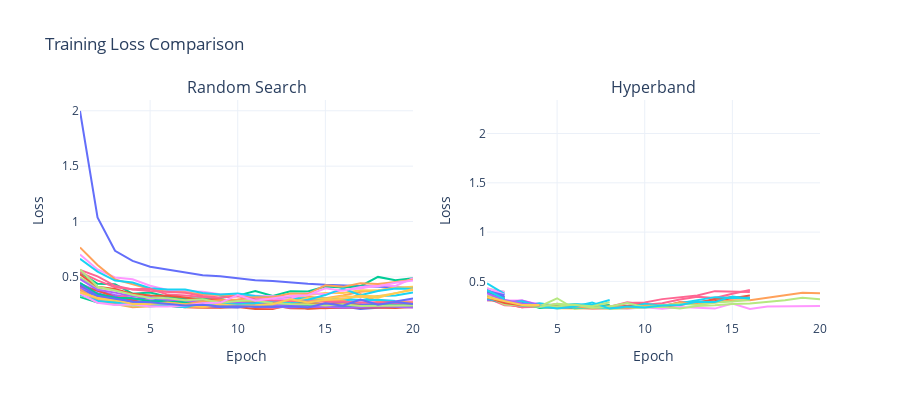

Here is the notebook cell this chart was saved with:
### Markdown cell above
<div style="display: flex; justify-content: space-between; align-items: center; width: 100%;">
    <span style="font-weight: bold; font-size: 20px;">#️ of Trials - Why does it differ so much?</span>
    <span style="text-align: right; font-size: 12px;">Lena Hammerer | Luisa Ibele | Hanna Steinwender</span>
</div>

- Hyperband algorithm focuses resources on promising configurations by combining random sampling and early elimination of poor configurations. More combinations can be tested with the same amount of resources (time).

### Code cell
e7_grouped = df_e7.groupby('config.epochs')
df7 = e7_grouped.get_group(20)

e6_grouped = df_e6.groupby('config.epochs')
df6 = e6_grouped.get_group(20)

fig = make_subplots(rows=1, cols=2, subplot_titles=["Random Search", "Hyperband"])

for trial in df7['trial_id'].unique().tolist():
    df = df7[df7['trial_id'] == trial]
    fig.add_trace(go.Scatter(x=df['training_iteration'], y=df['mean_val_loss'], mode='lines'), row=1, col=1)
fig.update_xaxes(title_text="Epoch", row=1, col=1)
fig.update_yaxes(title_text="Loss", row=1, col=1)

for trial in df6['trial_id'].unique().tolist():
    df = df6[df6['trial_id'] == trial]
    fig.add_trace(go.Scatter(x=df['training_iteration'], y=df['mean_val_loss'], mode='lines'), row=1, col=2)
fig.update_xaxes(title_text="Epoch", row=1, col=2)
fig.update_yaxes(title_text="Loss", row=1, col=2)

fig.update_layout(title_text="Training Loss Comparison", showlegend=False, width=900, height=400)

fig.show()

### Figure 1 — Plotly figure (JSON) as saved in the notebook; plotly's stock layout.template omitted (floating-point values rounded to 4 significant figures)
{"data": [{"mode": "lines", "type": "scatter", "x": [1, 2, 3, 4, 5, 6, 7, 8, 9, 10, 11, 12, 13, 14, 15, 16, 17, 18, 19, 20], "xaxis": "x", "y": [1.998, 1.037, 0.736, 0.6453, 0.5924, 0.5654, 0.5429, 0.5143, 0.5053, 0.4849, 0.47, 0.4642, 0.4485, 0.4378, 0.4284, 0.422, 0.4156, 0.4055, 0.4008, 0.3991], "yaxis": "y"}, {"mode": "lines", "type": "scatter", "x": [1, 2, 3, 4, 5, 6, 7, 8, 9, 10, 11, 12, 13, 14, 15, 16, 17, 18, 19, 20], "xaxis": "x", "y": [0.355, 0.3304, 0.2836, 0.2701, 0.2509, 0.2363, 0.2268, 0.2228, 0.2224, 0.2294, 0.2105, 0.2114, 0.2509, 0.2118, 0.2214, 0.2217, 0.2393, 0.2356, 0.2605, 0.2456], "yaxis": "y"}, {"mode": "lines", "type": "scatter", "x": [1, 2, 3, 4, 5, 6, 7, 8, 9, 10, 11, 12, 13, 14, 15, 16, 17, 18, 19, 20], "xaxis": "x", "y": [0.3199, 0.2689, 0.2796, 0.2539, 0.2475, 0.254, 0.2638, 0.2627, 0.3152, 0.3314, 0.3718, 0.3276, 0.3712, 0.3687, 0.4131, 0.4041, 0.4162, 0.5001, 0.4701, 0.4886], "yaxis": "y"}, {"mode": "lines", "type": "scatter", "x": [1, 2, 3, 4, 5, 6, 7, 8, 9, 10, 11, 12, 13, 14, 15, 16, 17, 18, 19, 20], "xaxis": "x", "y": [0.4389, 0.3732, 0.3363, 0.3069, 0.2895, 0.291, 0.2773, 0.2822, 0.2751, 0.2669, 0.2574, 0.2571, 0.2459, 0.2525, 0.2405, 0.2463, 0.2559, 0.2379, 0.2527, 0.2466], "yaxis": "y"}, {"mode": "lines", "type": "scatter", "x": [1, 2, 3, 4, 5, 6, 7, 8, 9, 10, 11, 12, 13, 14, 15, 16, 17, 18, 19, 20], "xaxis": "x", "y": [0.4022, 0.2851, 0.256, 0.2266, 0.2364, 0.2423, 0.2328, 0.2233, 0.2394, 0.2445, 0.2637, 0.2635, 0.281, 0.3215, 0.307, 0.3331, 0.3662, 0.3775, 0.4048, 0.3958], "yaxis": "y"}, {"mode": "lines", "type": "scatter", "x": [1, 2, 3, 4, 5, 6, 7, 8, 9, 10, 11, 12, 13, 14, 15, 16, 17, 18, 19, 20], "xaxis": "x", "y": [0.3574, 0.3238, 0.3151, 0.2515, 0.2355, 0.24, 0.2469, 0.253, 0.2333, 0.2488, 0.2606, 0.2524, 0.2566, 0.2966, 0.2923, 0.2937, 0.286, 0.3271, 0.332, 0.3587], "yaxis": "y"}, {"mode": "lines", "type": "scatter", "x": [1, 2, 3, 4, 5, 6, 7, 8, 9, 10, 11, 12, 13, 14, 15, 16, 17, 18, 19, 20], "xaxis": "x", "y": [0.4029, 0.3433, 0.3105, 0.3422, 0.2735, 0.2717, 0.2487, 0.2568, 0.2523, 0.247, 0.2293, 0.22, 0.2363, 0.2194, 0.2177, 0.2239, 0.2359, 0.2279, 0.2319, 0.2265], "yaxis": "y"}, {"mode": "lines", "type": "scatter", "x": [1, 2, 3, 4, 5, 6, 7, 8, 9, 10, 11, 12, 13, 14, 15, 16, 17, 18, 19, 20], "xaxis": "x", "y": [0.4966, 0.4021, 0.3792, 0.348, 0.332, 0.3171, 0.3024, 0.2927, 0.2773, 0.2731, 0.2682, 0.2832, 0.2607, 0.2689, 0.2513, 0.2445, 0.2456, 0.2483, 0.2391, 0.242], "yaxis": "y"}, {"mode": "lines", "type": "scatter", "x": [1, 2, 3, 4, 5, 6, 7, 8, 9, 10, 11, 12, 13, 14, 15, 16, 17, 18, 19, 20], "xaxis": "x", "y": [0.7022, 0.5679, 0.4946, 0.4795, 0.4203, 0.3822, 0.3741, 0.3654, 0.3441, 0.3401, 0.3296, 0.3247, 0.3198, 0.3015, 0.2995, 0.3069, 0.2847, 0.2878, 0.2826, 0.2857], "yaxis": "y"}, {"mode": "lines", "type": "scatter", "x": [1, 2, 3, 4, 5, 6, 7, 8, 9, 10, 11, 12, 13, 14, 15, 16, 17, 18, 19, 20], "xaxis": "x", "y": [0.3586, 0.3082, 0.2735, 0.2603, 0.2558, 0.2677, 0.2454, 0.2512, 0.2394, 0.2677, 0.2691, 0.2765, 0.3026, 0.3372, 0.3546, 0.3558, 0.3803, 0.3768, 0.4017, 0.411], "yaxis": "y"}, {"mode": "lines", "type": "scatter", "x": [1, 2, 3, 4, 5, 6, 7, 8, 9, 10, 11, 12, 13, 14, 15, 16, 17, 18, 19, 20], "xaxis": "x", "y": [0.4135, 0.3527, 0.3092, 0.2924, 0.3194, 0.2603, 0.2579, 0.2382, 0.2378, 0.2598, 0.229, 0.2428, 0.2349, 0.232, 0.2261, 0.2322, 0.2113, 0.2212, 0.2298, 0.2336], "yaxis": "y"}, {"mode": "lines", "type": "scatter", "x": [1, 2, 3, 4, 5, 6, 7, 8, 9, 10, 11, 12, 13, 14, 15, 16, 17, 18, 19, 20], "xaxis": "x", "y": [0.4147, 0.378, 0.3187, 0.2878, 0.2651, 0.2532, 0.2481, 0.2571, 0.2266, 0.2347, 0.2431, 0.2451, 0.2173, 0.215, 0.2208, 0.2185, 0.2272, 0.2227, 0.2195, 0.2275], "yaxis": "y"}, {"mode": "lines", "type": "scatter", "x": [1, 2, 3, 4, 5, 6, 7, 8, 9, 10, 11, 12, 13, 14, 15, 16, 17, 18, 19, 20], "xaxis": "x", "y": [0.5425, 0.4376, 0.4349, 0.3492, 0.3587, 0.3216, 0.3022, 0.3074, 0.2978, 0.2815, 0.2746, 0.2662, 0.2744, 0.2612, 0.2917, 0.2739, 0.2434, 0.2451, 0.2473, 0.2425], "yaxis": "y"}, {"mode": "lines", "type": "scatter", "x": [1, 2, 3, 4, 5, 6, 7, 8, 9, 10, 11, 12, 13, 14, 15, 16, 17, 18, 19, 20], "xaxis": "x", "y": [0.4016, 0.3234, 0.2917, 0.2738, 0.2469, 0.2419, 0.2718, 0.2413, 0.231, 0.2417, 0.2563, 0.2362, 0.2245, 0.2303, 0.2348, 0.2407, 0.2493, 0.2606, 0.2716, 0.2665], "yaxis": "y"}, {"mode": "lines", "type": "scatter", "x": [1, 2, 3, 4, 5, 6, 7, 8, 9, 10, 11, 12, 13, 14, 15, 16, 17, 18, 19, 20], "xaxis": "x", "y": [0.7663, 0.6071, 0.4781, 0.4316, 0.3898, 0.367, 0.3607, 0.3404, 0.337, 0.3256, 0.312, 0.3136, 0.3044, 0.2939, 0.2884, 0.2849, 0.3463, 0.2776, 0.2768, 0.2724], "yaxis": "y"}, {"mode": "lines", "type": "scatter", "x": [1, 2, 3, 4, 5, 6, 7, 8, 9, 10, 11, 12, 13, 14, 15, 16, 17, 18, 19], "xaxis": "x", "y": [0.6645, 0.5485, 0.4674, 0.4493, 0.3977, 0.3869, 0.3862, 0.3541, 0.3421, 0.3514, 0.3274, 0.3126, 0.3052, 0.3083, 0.3031, 0.3013, 0.2908, 0.2941, 0.282], "yaxis": "y"}, {"mode": "lines", "type": "scatter", "x": [1, 2, 3, 4, 5, 6, 7, 8, 9], "xaxis": "x", "y": [0.5434, 0.4685, 0.4058, 0.3884, 0.3932, 0.3406, 0.3332, 0.3202, 0.3055], "yaxis": "y"}, {"mode": "lines", "type": "scatter", "x": [1, 2, 3, 4, 5], "xaxis": "x", "y": [0.3362, 0.283, 0.2484, 0.2413, 0.2349], "yaxis": "y"}, {"mode": "lines", "type": "scatter", "x": [1, 2, 3, 4, 5, 6, 7, 8, 9, 10, 11, 12, 13, 14, 15, 16, 17, 18, 19, 20], "xaxis": "x", "y": [0.3662, 0.2973, 0.2678, 0.2564, 0.255, 0.2397, 0.2727, 0.2764, 0.2649, 0.2829, 0.3062, 0.291, 0.3046, 0.3549, 0.3441, 0.3827, 0.3966, 0.4244, 0.419, 0.4891], "yaxis": "y"}, {"mode": "lines", "type": "scatter", "x": [1, 2, 3, 4, 5, 6, 7, 8, 9, 10, 11, 12, 13, 14, 15, 16, 17, 18, 19, 20], "xaxis": "x", "y": [0.3776, 0.3048, 0.28, 0.2657, 0.2503, 0.2591, 0.2334, 0.2463, 0.2583, 0.2479, 0.2525, 0.2681, 0.2649, 0.3107, 0.3027, 0.325, 0.3224, 0.313, 0.3538, 0.3817], "yaxis": "y"}, {"mode": "lines", "type": "scatter", "x": [1, 2, 3, 4, 5, 6, 7, 8, 9, 10, 11, 12, 13, 14, 15, 16, 17, 18, 19, 20], "xaxis": "x", "y": [0.3838, 0.3333, 0.322, 0.2677, 0.2729, 0.3104, 0.2525, 0.2381, 0.2285, 0.2246, 0.2516, 0.2343, 0.246, 0.2292, 0.2596, 0.2689, 0.2453, 0.2629, 0.279, 0.306], "yaxis": "y"}, {"mode": "lines", "type": "scatter", "x": [1, 2, 3, 4, 5, 6, 7, 8, 9, 10, 11, 12, 13, 14, 15, 16, 17, 18, 19, 20], "xaxis": "x", "y": [0.5237, 0.4116, 0.3905, 0.3472, 0.3334, 0.3295, 0.3141, 0.2923, 0.2964, 0.2794, 0.2762, 0.2766, 0.2552, 0.2576, 0.2457, 0.2572, 0.2399, 0.2412, 0.2358, 0.2451], "yaxis": "y"}, {"mode": "lines", "type": "scatter", "x": [1, 2, 3, 4, 5, 6, 7, 8, 9, 10, 11, 12, 13, 14, 15, 16, 17, 18, 19, 20], "xaxis": "x", "y": [0.4472, 0.3455, 0.313, 0.3071, 0.2796, 0.2809, 0.271, 0.2626, 0.2509, 0.2384, 0.2568, 0.2443, 0.2418, 0.2399, 0.2397, 0.2429, 0.2304, 0.2456, 0.2342, 0.2421], "yaxis": "y"}, {"mode": "lines", "type": "scatter", "x": [1, 2, 3, 4, 5, 6, 7, 8, 9, 10, 11, 12, 13, 14, 15, 16, 17, 18, 19, 20], "xaxis": "x", "y": [0.4813, 0.3839, 0.3583, 0.3262, 0.3172, 0.2939, 0.2884, 0.2735, 0.2762, 0.2676, 0.2567, 0.2487, 0.2367, 0.2315, 0.2302, 0.2227, 0.2285, 0.2363, 0.2301, 0.2246], "yaxis": "y"}, {"mode": "lines", "type": "scatter", "x": [1, 2, 3, 4, 5, 6, 7, 8, 9, 10, 11, 12, 13, 14, 15, 16, 17, 18, 19, 20], "xaxis": "x", "y": [0.3882, 0.2898, 0.2542, 0.2588, 0.2563, 0.27, 0.254, 0.2786, 0.2902, 0.2972, 0.3166, 0.3163, 0.3506, 0.3474, 0.4245, 0.4104, 0.4424, 0.4359, 0.4542, 0.4741], "yaxis": "y"}, {"mode": "lines", "type": "scatter", "x": [1, 2, 3, 4, 5, 6, 7, 8, 9, 10, 11, 12, 13, 14, 15, 16, 17, 18, 19, 20], "xaxis": "x", "y": [0.3405, 0.2827, 0.2695, 0.2545, 0.2532, 0.237, 0.2254, 0.2575, 0.2533, 0.2529, 0.2633, 0.2832, 0.2626, 0.2936, 0.3362, 0.395, 0.3351, 0.3727, 0.3952, 0.3944], "yaxis": "y"}, {"mode": "lines", "type": "scatter", "x": [1, 2, 3, 4, 5, 6, 7, 8, 9, 10, 11, 12, 13, 14, 15, 16, 17, 18, 19, 20], "xaxis": "x", "y": [0.5636, 0.5058, 0.4199, 0.3863, 0.3741, 0.3674, 0.357, 0.3283, 0.3154, 0.3266, 0.2978, 0.2877, 0.2797, 0.2782, 0.2767, 0.2769, 0.2698, 0.2721, 0.2681, 0.2607], "yaxis": "y"}, {"mode": "lines", "type": "scatter", "x": [1, 2, 3, 4, 5, 6, 7, 8, 9, 10, 11, 12, 13, 14, 15, 16, 17, 18, 19, 20], "xaxis": "x", "y": [0.5675, 0.4117, 0.3773, 0.34, 0.3102, 0.3077, 0.2902, 0.2979, 0.2678, 0.2825, 0.288, 0.2617, 0.2557, 0.2533, 0.2416, 0.2532, 0.237, 0.2375, 0.2376, 0.2417], "yaxis": "y"}, {"mode": "lines", "type": "scatter", "x": [1, 2, 3, 4, 5, 6, 7, 8, 9, 10, 11, 12, 13, 14, 15, 16, 17, 18, 19, 20], "xaxis": "x", "y": [0.35, 0.267, 0.2473, 0.2541, 0.233, 0.2333, 0.2413, 0.2626, 0.2662, 0.3372, 0.2849, 0.3043, 0.3278, 0.3352, 0.3966, 0.3747, 0.4081, 0.4154, 0.4465, 0.4677], "yaxis": "y"}, {"mode": "lines", "type": "scatter", "x": [1, 2, 3, 4, 5, 6, 7, 8, 9, 10, 11, 12, 13, 14, 15, 16, 17, 18, 19, 20], "xaxis": "x", "y": [0.3602, 0.3112, 0.2936, 0.2554, 0.2551, 0.2641, 0.2516, 0.2318, 0.2511, 0.2407, 0.2435, 0.2543, 0.2993, 0.2684, 0.2926, 0.302, 0.329, 0.3246, 0.3517, 0.3918], "yaxis": "y"}, {"mode": "lines", "type": "scatter", "x": [1, 2, 3, 4, 5, 6, 7, 8, 9, 10, 11, 12, 13, 14, 15, 16, 17, 18, 19, 20], "xaxis": "x", "y": [0.4288, 0.3303, 0.3033, 0.2782, 0.271, 0.2565, 0.2416, 0.249, 0.2322, 0.2353, 0.2303, 0.2292, 0.2354, 0.2238, 0.2614, 0.2404, 0.296, 0.2488, 0.2735, 0.2556], "yaxis": "y"}, {"mode": "lines", "type": "scatter", "x": [1, 2, 3, 4, 5, 6, 7, 8, 9, 10, 11, 12, 13, 14, 15, 16], "xaxis": "x2", "y": [0.3336, 0.277, 0.2378, 0.2579, 0.2388, 0.229, 0.2265, 0.2269, 0.2312, 0.2536, 0.2425, 0.2616, 0.2924, 0.3011, 0.3297, 0.3581], "yaxis": "y2"}, {"mode": "lines", "type": "scatter", "x": [1], "xaxis": "x2", "y": [0.6608], "yaxis": "y2"}, {"mode": "lines", "type": "scatter", "x": [1, 2], "xaxis": "x2", "y": [0.3904, 0.3271], "yaxis": "y2"}, {"mode": "lines", "type": "scatter", "x": [1], "xaxis": "x2", "y": [0.8506], "yaxis": "y2"}, {"mode": "lines", "type": "scatter", "x": [1, 2], "xaxis": "x2", "y": [0.4236, 0.3341], "yaxis": "y2"}, {"mode": "lines", "type": "scatter", "x": [1], "xaxis": "x2", "y": [0.5074], "yaxis": "y2"}, {"mode": "lines", "type": "scatter", "x": [1], "xaxis": "x2", "y": [0.4438], "yaxis": "y2"}, {"mode": "lines", "type": "scatter", "x": [1, 2, 3, 4, 5, 6, 7, 8, 9, 10, 11, 12, 13, 14, 15, 16, 17, 18, 19, 20], "xaxis": "x2", "y": [0.3823, 0.3074, 0.3069, 0.264, 0.2586, 0.2578, 0.2352, 0.2378, 0.224, 0.2381, 0.2237, 0.2408, 0.2337, 0.2245, 0.2746, 0.2203, 0.2465, 0.2458, 0.2497, 0.2501], "yaxis": "y2"}, {"mode": "lines", "type": "scatter", "x": [1, 2, 3, 4, 5, 6, 7, 8, 9, 10, 11], "xaxis": "x2", "y": [0.3506, 0.2853, 0.2614, 0.2424, 0.2279, 0.225, 0.2295, 0.2362, 0.2411, 0.2478, 0.261], "yaxis": "y2"}, {"mode": "lines", "type": "scatter", "x": [1], "xaxis": "x2", "y": [2.043], "yaxis": "y2"}, {"mode": "lines", "type": "scatter", "x": [1, 2], "xaxis": "x2", "y": [0.3896, 0.3352], "yaxis": "y2"}, {"mode": "lines", "type": "scatter", "x": [1, 2, 3, 4], "xaxis": "x2", "y": [0.3934, 0.2936, 0.2789, 0.2691], "yaxis": "y2"}, {"mode": "lines", "type": "scatter", "x": [1], "xaxis": "x2", "y": [0.5521], "yaxis": "y2"}, {"mode": "lines", "type": "scatter", "x": [1, 2, 3, 4], "xaxis": "x2", "y": [0.3098, 0.2949, 0.2448, 0.2551], "yaxis": "y2"}, {"mode": "lines", "type": "scatter", "x": [1], "xaxis": "x2", "y": [0.4173], "yaxis": "y2"}, {"mode": "lines", "type": "scatter", "x": [1, 2, 3, 4, 5, 6, 7, 8, 9, 10, 11, 12, 13, 14, 15, 16], "xaxis": "x2", "y": [0.3258, 0.2744, 0.2393, 0.2431, 0.2314, 0.2339, 0.246, 0.2444, 0.2877, 0.2641, 0.2794, 0.3171, 0.3442, 0.3328, 0.3745, 0.4122], "yaxis": "y2"}, {"mode": "lines", "type": "scatter", "x": [1], "xaxis": "x2", "y": [0.5861], "yaxis": "y2"}, {"mode": "lines", "type": "scatter", "x": [1, 2, 3, 4], "xaxis": "x2", "y": [0.3201, 0.2845, 0.2794, 0.2758], "yaxis": "y2"}, {"mode": "lines", "type": "scatter", "x": [1, 2, 3, 4], "xaxis": "x2", "y": [0.3651, 0.2953, 0.286, 0.25], "yaxis": "y2"}, {"mode": "lines", "type": "scatter", "x": [1], "xaxis": "x2", "y": [0.5629], "yaxis": "y2"}, {"mode": "lines", "type": "scatter", "x": [1], "xaxis": "x2", "y": [0.6292], "yaxis": "y2"}, {"mode": "lines", "type": "scatter", "x": [1, 2], "xaxis": "x2", "y": [0.3791, 0.3231], "yaxis": "y2"}, {"mode": "lines", "type": "scatter", "x": [1, 2], "xaxis": "x2", "y": [0.4168, 0.3109], "yaxis": "y2"}, {"mode": "lines", "type": "scatter", "x": [1, 2, 3, 4, 5, 6, 7, 8], "xaxis": "x2", "y": [0.3398, 0.2874, 0.2615, 0.2569, 0.2432, 0.2415, 0.2467, 0.2578], "yaxis": "y2"}, {"mode": "lines", "type": "scatter", "x": [1, 2, 3, 4, 5, 6, 7, 8], "xaxis": "x2", "y": [0.3368, 0.287, 0.2499, 0.2782, 0.2528, 0.2713, 0.2609, 0.3108], "yaxis": "y2"}, {"mode": "lines", "type": "scatter", "x": [1, 2, 3, 4, 5, 6, 7, 8, 9, 10, 11, 12, 13, 14, 15, 16], "xaxis": "x2", "y": [0.3327, 0.2585, 0.2497, 0.2405, 0.2737, 0.2317, 0.2398, 0.2413, 0.2817, 0.2863, 0.3204, 0.3391, 0.3567, 0.4014, 0.3935, 0.3915], "yaxis": "y2"}, {"mode": "lines", "type": "scatter", "x": [1, 2], "xaxis": "x2", "y": [0.4281, 0.3917], "yaxis": "y2"}, {"mode": "lines", "type": "scatter", "x": [1, 2], "xaxis": "x2", "y": [0.4195, 0.396], "yaxis": "y2"}, {"mode": "lines", "type": "scatter", "x": [1], "xaxis": "x2", "y": [0.4297], "yaxis": "y2"}, {"mode": "lines", "type": "scatter", "x": [1], "xaxis": "x2", "y": [0.6155], "yaxis": "y2"}, {"mode": "lines", "type": "scatter", "x": [1, 2, 3, 4, 5, 6, 7, 8, 9, 10, 11, 12, 13, 14, 15, 16], "xaxis": "x2", "y": [0.341, 0.2755, 0.2634, 0.2507, 0.248, 0.2367, 0.2358, 0.233, 0.2531, 0.2693, 0.2437, 0.2895, 0.2834, 0.3211, 0.3416, 0.3325], "yaxis": "y2"}, {"mode": "lines", "type": "scatter", "x": [1], "xaxis": "x2", "y": [0.6846], "yaxis": "y2"}, {"mode": "lines", "type": "scatter", "x": [1, 2], "xaxis": "x2", "y": [0.31, 0.3158], "yaxis": "y2"}, {"mode": "lines", "type": "scatter", "x": [1], "xaxis": "x2", "y": [0.7276], "yaxis": "y2"}, {"mode": "lines", "type": "scatter", "x": [1, 2], "xaxis": "x2", "y": [0.4161, 0.3341], "yaxis": "y2"}, {"mode": "lines", "type": "scatter", "x": [1], "xaxis": "x2", "y": [0.4494], "yaxis": "y2"}, {"mode": "lines", "type": "scatter", "x": [1, 2, 3, 4, 5, 6, 7, 8, 9, 10, 11, 12, 13, 14, 15, 16, 17, 18, 19, 20], "xaxis": "x2", "y": [0.4048, 0.2981, 0.2644, 0.2469, 0.3293, 0.2229, 0.2376, 0.2227, 0.2268, 0.2373, 0.243, 0.2265, 0.2519, 0.2594, 0.272, 0.2755, 0.2928, 0.3093, 0.3355, 0.3192], "yaxis": "y2"}, {"mode": "lines", "type": "scatter", "x": [1, 2], "xaxis": "x2", "y": [0.3663, 0.3151], "yaxis": "y2"}, {"mode": "lines", "type": "scatter", "x": [1, 2], "xaxis": "x2", "y": [0.368, 0.3256], "yaxis": "y2"}, {"mode": "lines", "type": "scatter", "x": [1], "xaxis": "x2", "y": [0.6553], "yaxis": "y2"}, {"mode": "lines", "type": "scatter", "x": [1], "xaxis": "x2", "y": [0.707], "yaxis": "y2"}, {"mode": "lines", "type": "scatter", "x": [1, 2, 3, 4, 5, 6, 7, 8], "xaxis": "x2", "y": [0.3247, 0.2808, 0.2863, 0.2315, 0.2434, 0.2353, 0.2389, 0.2606], "yaxis": "y2"}, {"mode": "lines", "type": "scatter", "x": [1], "xaxis": "x2", "y": [0.708], "yaxis": "y2"}, {"mode": "lines", "type": "scatter", "x": [1], "xaxis": "x2", "y": [0.5112], "yaxis": "y2"}, {"mode": "lines", "type": "scatter", "x": [1, 2], "xaxis": "x2", "y": [0.4799, 0.3748], "yaxis": "y2"}, {"mode": "lines", "type": "scatter", "x": [1, 2], "xaxis": "x2", "y": [0.3634, 0.3345], "yaxis": "y2"}, {"mode": "lines", "type": "scatter", "x": [1], "xaxis": "x2", "y": [0.7621], "yaxis": "y2"}, {"mode": "lines", "type": "scatter", "x": [1, 2], "xaxis": "x2", "y": [0.3671, 0.317], "yaxis": "y2"}, {"mode": "lines", "type": "scatter", "x": [1, 2], "xaxis": "x2", "y": [0.4097, 0.3348], "yaxis": "y2"}, {"mode": "lines", "type": "scatter", "x": [1, 2], "xaxis": "x2", "y": [0.4165, 0.3402], "yaxis": "y2"}, {"mode": "lines", "type": "scatter", "x": [1], "xaxis": "x2", "y": [0.4327], "yaxis": "y2"}, {"mode": "lines", "type": "scatter", "x": [1], "xaxis": "x2", "y": [0.5345], "yaxis": "y2"}, {"mode": "lines", "type": "scatter", "x": [1, 2, 3, 4], "xaxis": "x2", "y": [0.4058, 0.2858, 0.3066, 0.2576], "yaxis": "y2"}, {"mode": "lines", "type": "scatter", "x": [1], "xaxis": "x2", "y": [0.46], "yaxis": "y2"}, {"mode": "lines", "type": "scatter", "x": [1, 2, 3, 4, 5, 6, 7, 8, 9, 10, 11, 12, 13, 14, 15, 16], "xaxis": "x2", "y": [0.3399, 0.2823, 0.2986, 0.2443, 0.238, 0.2371, 0.235, 0.2365, 0.2327, 0.274, 0.2541, 0.2786, 0.3087, 0.3407, 0.3323, 0.3333], "yaxis": "y2"}, {"mode": "lines", "type": "scatter", "x": [1], "xaxis": "x2", "y": [0.6438], "yaxis": "y2"}, {"mode": "lines", "type": "scatter", "x": [1], "xaxis": "x2", "y": [0.7397], "yaxis": "y2"}, {"mode": "lines", "type": "scatter", "x": [1, 2], "xaxis": "x2", "y": [0.4308, 0.3652], "yaxis": "y2"}, {"mode": "lines", "type": "scatter", "x": [1], "xaxis": "x2", "y": [2.228], "yaxis": "y2"}, {"mode": "lines", "type": "scatter", "x": [1], "xaxis": "x2", "y": [0.4991], "yaxis": "y2"}, {"mode": "lines", "type": "scatter", "x": [1, 2], "xaxis": "x2", "y": [0.3495, 0.3202], "yaxis": "y2"}, {"mode": "lines", "type": "scatter", "x": [1, 2], "xaxis": "x2", "y": [0.3956, 0.3234], "yaxis": "y2"}, {"mode": "lines", "type": "scatter", "x": [1, 2, 3, 4], "xaxis": "x2", "y": [0.3283, 0.2883, 0.267, 0.2608], "yaxis": "y2"}, {"mode": "lines", "type": "scatter", "x": [1, 2, 3, 4, 5, 6, 7, 8, 9, 10, 11, 12, 13, 14, 15, 16, 17, 18, 19, 20], "xaxis": "x2", "y": [0.3367, 0.3026, 0.2749, 0.2506, 0.2428, 0.2486, 0.2312, 0.2482, 0.2317, 0.252, 0.252, 0.2866, 0.2695, 0.2857, 0.3083, 0.31, 0.3357, 0.356, 0.3859, 0.3795], "yaxis": "y2"}, {"mode": "lines", "type": "scatter", "x": [1], "xaxis": "x2", "y": [0.609], "yaxis": "y2"}, {"mode": "lines", "type": "scatter", "x": [1], "xaxis": "x2", "y": [1.453], "yaxis": "y2"}, {"mode": "lines", "type": "scatter", "x": [1, 2, 3, 4, 5, 6, 7, 8, 9, 10, 11, 12, 13, 14, 15, 16], "xaxis": "x2", "y": [0.3514, 0.3035, 0.2617, 0.2458, 0.2456, 0.2658, 0.2321, 0.245, 0.2797, 0.2395, 0.2546, 0.2724, 0.2613, 0.2863, 0.2958, 0.3146], "yaxis": "y2"}, {"mode": "lines", "type": "scatter", "x": [1], "xaxis": "x2", "y": [0.6117], "yaxis": "y2"}, {"mode": "lines", "type": "scatter", "x": [1], "xaxis": "x2", "y": [0.5196], "yaxis": "y2"}, {"mode": "lines", "type": "scatter", "x": [1], "xaxis": "x2", "y": [0.6405], "yaxis": "y2"}, {"mode": "lines", "type": "scatter", "x": [1], "xaxis": "x2", "y": [0.5547], "yaxis": "y2"}, {"mode": "lines", "type": "scatter", "x": [1], "xaxis": "x2", "y": [0.4462], "yaxis": "y2"}, {"mode": "lines", "type": "scatter", "x": [1], "xaxis": "x2", "y": [0.5062], "yaxis": "y2"}, {"mode": "lines", "type": "scatter", "x": [1], "xaxis": "x2", "y": [0.545], "yaxis": "y2"}, {"mode": "lines", "type": "scatter", "x": [1, 2, 3, 4, 5, 6, 7, 8, 9, 10, 11, 12, 13, 14, 15, 16], "xaxis": "x2", "y": [0.3301, 0.2868, 0.2515, 0.2483, 0.2255, 0.2456, 0.2852, 0.2244, 0.2454, 0.2345, 0.2567, 0.2618, 0.2938, 0.2905, 0.3482, 0.3238], "yaxis": "y2"}, {"mode": "lines", "type": "scatter", "x": [1], "xaxis": "x2", "y": [0.6396], "yaxis": "y2"}, {"mode": "lines", "type": "scatter", "x": [1, 2, 3, 4, 5, 6, 7, 8], "xaxis": "x2", "y": [0.3522, 0.2665, 0.2552, 0.2435, 0.274, 0.2574, 0.2483, 0.2887], "yaxis": "y2"}, {"mode": "lines", "type": "scatter", "x": [1], "xaxis": "x2", "y": [0.4698], "yaxis": "y2"}, {"mode": "lines", "type": "scatter", "x": [1], "xaxis": "x2", "y": [0.527], "yaxis": "y2"}, {"mode": "lines", "type": "scatter", "x": [1, 2], "xaxis": "x2", "y": [0.4036, 0.3595], "yaxis": "y2"}, {"mode": "lines", "type": "scatter", "x": [1, 2, 3, 4], "xaxis": "x2", "y": [0.3404, 0.2818, 0.2577, 0.2579], "yaxis": "y2"}, {"mode": "lines", "type": "scatter", "x": [1], "xaxis": "x2", "y": [0.5029], "yaxis": "y2"}, {"mode": "lines", "type": "scatter", "x": [1, 2, 3, 4], "xaxis": "x2", "y": [0.3807, 0.3117, 0.2752, 0.2559], "yaxis": "y2"}, {"mode": "lines", "type": "scatter", "x": [1], "xaxis": "x2", "y": [0.5227], "yaxis": "y2"}, {"mode": "lines", "type": "scatter", "x": [1, 2], "xaxis": "x2", "y": [0.4123, 0.3219], "yaxis": "y2"}, {"mode": "lines", "type": "scatter", "x": [1], "xaxis": "x2", "y": [0.5109], "yaxis": "y2"}, {"mode": "lines", "type": "scatter", "x": [1], "xaxis": "x2", "y": [0.6755], "yaxis": "y2"}, {"mode": "lines", "type": "scatter", "x": [1], "xaxis": "x2", "y": [0.4407], "yaxis": "y2"}, {"mode": "lines", "type": "scatter", "x": [1, 2, 3, 4], "xaxis": "x2", "y": [0.3409, 0.2976, 0.2615, 0.2619], "yaxis": "y2"}], "layout": {"annotations": [{"font": {"size": 16}, "showarrow": false, "text": "Random Search", "x": 0.225, "xanchor": "center", "xref": "paper", "y": 1, "yanchor": "bottom", "yref": "paper"}, {"font": {"size": 16}, "showarrow": false, "text": "Hyperband", "x": 0.775, "xanchor": "center", "xref": "paper", "y": 1, "yanchor": "bottom", "yref": "paper"}], "height": 400, "showlegend": false, "title": {"text": "Training Loss Comparison"}, "width": 900, "xaxis": {"anchor": "y", "domain": [0, 0.45], "title": {"text": "Epoch"}}, "xaxis2": {"anchor": "y2", "domain": [0.55, 1], "title": {"text": "Epoch"}}, "yaxis": {"anchor": "x", "domain": [0, 1], "title": {"text": "Loss"}}, "yaxis2": {"anchor": "x2", "domain": [0, 1], "title": {"text": "Loss"}}}}
